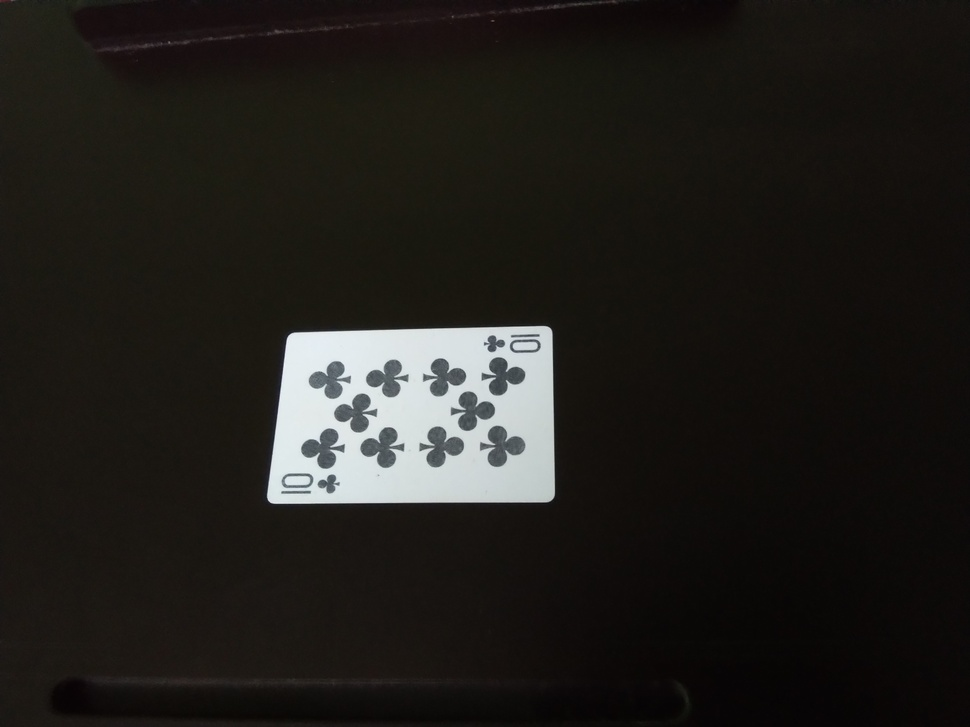
#> input picture 10C0.jpg, 970 x 727 px, shrunk from 4608 x 3456 before the run
$ python reproject.py 10C0.jpg
#> lines starting #> are read from the running program, lines starting #| are printed output that depends on the picture; after the words box and inside, x2 and y2 are one past the last pixel; in counts of white or black regions, pixels touching at a corner belong together
#> further down, img is the input picture: shape (727, 970, 3); mean B, G, R 27.2, 30.9, 33.1
### segment.py
import cv2 as cv
import numpy as np

def segment_cards(img, K = 3):
    # Define criteria = ( type, max_iter = 10 , epsilon = 1.0 )
#> called with K = 3
    criteria = (cv.TERM_CRITERIA_EPS + cv.TERM_CRITERIA_MAX_ITER, 10, 1.0)

    # Set flags (Just to avoid line break in the code)
    flags = cv.KMEANS_PP_CENTERS

    # Apply KMeans
    w, h, c = img.shape
#> w = 727; h = 970; c = 3
    img_flat = np.float32(img.reshape(w * h, c))
    _, labels, _ = cv.kmeans(img_flat, K, None, criteria, 10, flags)

    # Convert image to HSV
    img_hsv = cv.cvtColor(img, cv.COLOR_RGB2HSV).reshape((w * h, 3))
    scores = []
    for i in range(K):
        labels = labels.reshape(-1)
        mask = labels == i
        masked = img_hsv[mask]
        # Caculate "score" for each cluster as (1.0 - average saturation) + average luminance
        avg_sat = masked[:, 1].mean()
        avg_val = masked[:, 2].mean()
        scores.append((255.0 - avg_sat) + avg_val)
#> this loop made 3 passes
#> (avg_sat, avg_val) on passes 1 to 3: (84.28, 21.83), (11.1, 222.5), (29.12, 102)
#> after the loop, scores = [192.6, 466.4, 327.9]

    # Convert the shape of the labels to match the image and select the cluster with max score
    labels_mask = labels.reshape(img.shape[:2])
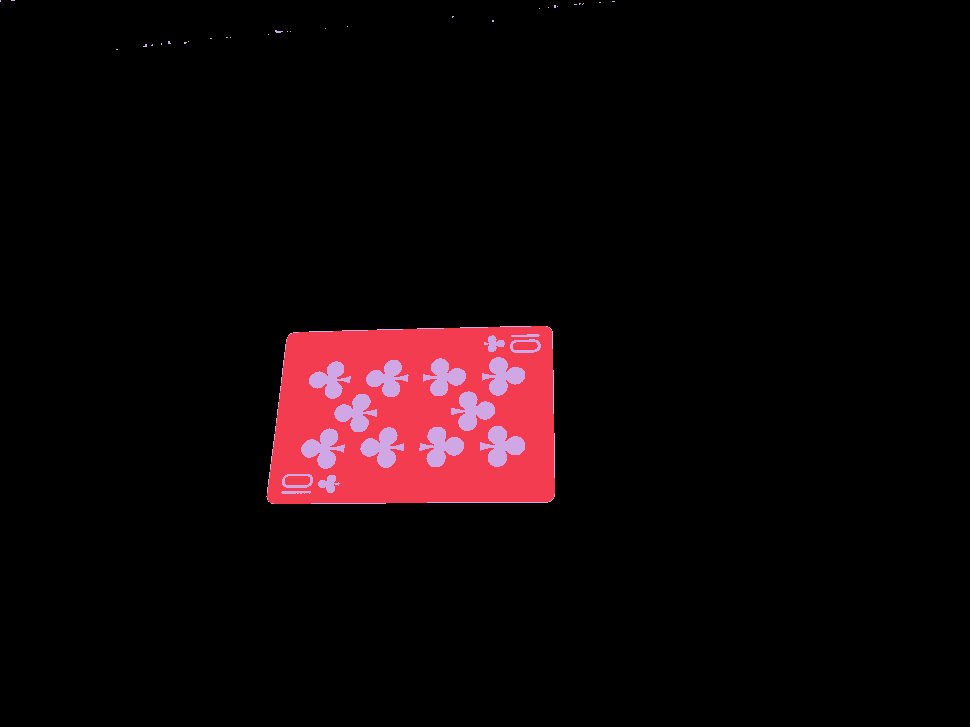
#> labels_mask: shape (727, 970) int32; 3 distinct labels, from 0 to 2; one colour per label, 0 black
    return img * (labels_mask == np.argmax(scores))[:, :, np.newaxis], labels_mask

# [12 lines that do not run on import are left out]

### reproject.py
import cv2 as cv
import numpy as np
import matplotlib.pyplot as plt

from segment import segment_cards


# https://github.com/PyImageSearch/imutils/blob/9f740a53bcc2ed7eba2558afed8b4c17fd8a1d4c/imutils/perspective.py#L9
def order_points(pts):
    # sort the points based on their x-coordinates
    xSorted = pts[np.argsort(pts[:, 0]), :]

    # grab the left-most and right-most points from the sorted
    # x-roodinate points
    leftMost = xSorted[:2, :]
    rightMost = xSorted[2:, :]

    # now, sort the left-most coordinates according to their
    # y-coordinates so we can grab the top-left and bottom-left
    # points, respectively
    leftMost = leftMost[np.argsort(leftMost[:, 1]), :]
    (tl, bl) = leftMost

    # now that we have the top-left coordinate, use it as an
    # anchor to calculate the Euclidean distance between the
    # top-left and right-most points; by the Pythagorean
    # theorem, the point with the largest distance will be
    # our bottom-right point

    D = np.linalg.norm(tl - rightMost, axis=1)
    (br, tr) = rightMost[np.argsort(D)[::-1], :]

    # return the coordinates in top-left, top-right,
    # bottom-right, and bottom-left order
    return np.array([tl, tr, br, bl], dtype="float32")


def get_width_height(pts):
    (tl, tr, br, bl) = pts

    # Finding the maximum width
    maxWidth = int(max(np.linalg.norm(br - bl), np.linalg.norm(tr - tl)))

    # Finding the maximum height.
    maxHeight = int(max(np.linalg.norm(tr - br), np.linalg.norm(tl - bl)))
    return maxWidth, maxHeight


def create_dest_points(width, height):
    # Final destination co-ordinates
    return np.array([[0, 0], [width, 0], [width, height], [0, height]], dtype=int)


def reproject_playing_card(img):
    segmented, _ = segment_cards(img)
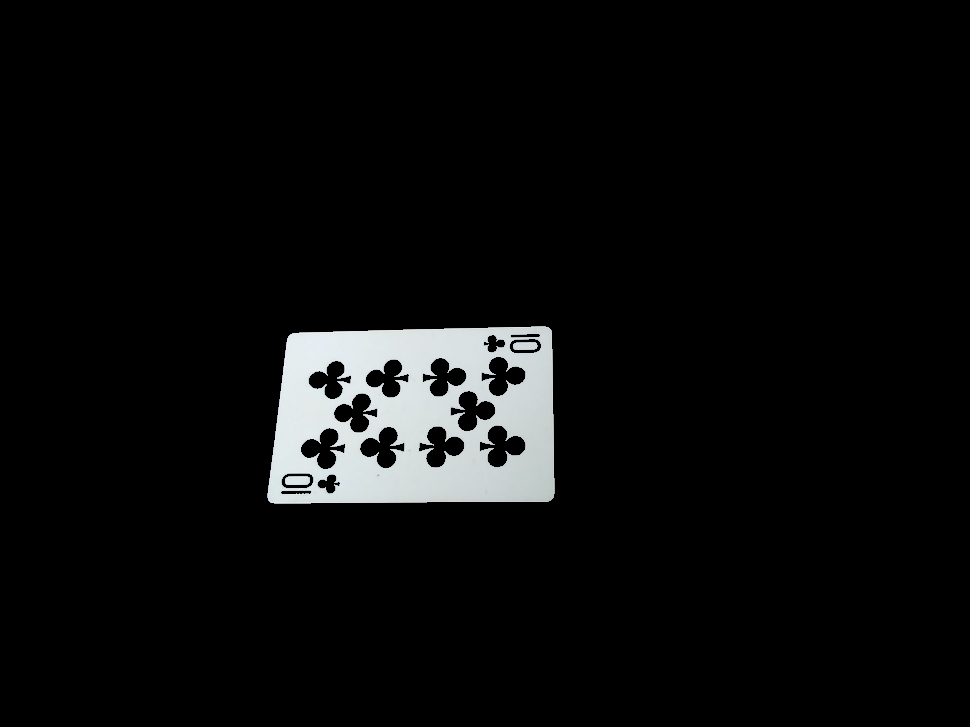
#> segmented: shape (727, 970, 3); mean B, G, R 11.9, 11.9, 11.4
    gray = cv.cvtColor(segmented, cv.COLOR_RGB2GRAY)

    kernel = np.ones((3, 3), np.uint8)
    closed = cv.morphologyEx(gray, cv.MORPH_CLOSE, kernel)
    opened = cv.morphologyEx(closed, cv.MORPH_OPEN, kernel)

    # Find countours in the image
    contours, _ = cv.findContours(opened, cv.RETR_EXTERNAL, cv.CHAIN_APPROX_SIMPLE)
#> contours = 1 contour; box (x1, y1, x2, y2) and area: (267, 326, 555, 504) 47424

    cards = []
    # Loop through the contours and try to turn them into boxes
    for c in contours:
        # Approximate contours to remove extra points
        epsilon = 0.02 * cv.arcLength(c, True)
        contour = cv.approxPolyDP(c, epsilon, True)
        # Probably a playing card if it has 4 corners
        if len(contour) == 4:
            cards.append(contour)
#> this loop made 1 pass
#> (epsilon, contour) on pass 1: (17.99, [[551, 330], [290, 334], [268, 500], [550, 500]])
#> after the loop, cards = [[[551, 330], [290, 334], [268, 500], [550, 500]]]
    if not cards:
        raise ValueError("Given image doesn't have any rectangular contours!")

    # Remove abnormally small contours as outliers
    areas = np.array([cv.contourArea(contour) for contour in cards])
#> areas = [45589]
    valid_areas = areas > areas.max() * 0.1
#> valid_areas = [True]
    cards = [contour for contour, valid in zip(cards, valid_areas) if valid]

    # Reproject the cards
    norm_cards = []
    for card in cards:
        card = order_points(card.reshape((4, 2)))
        width, height = get_width_height(card)
        # If card is landscape flip the width and height and rotate the dest points
        if width > height:
            width, height = height, width
            destination_corners = create_dest_points(width, height)
            destination_corners = np.roll(destination_corners, 1, axis=0)
        else:
            destination_corners = create_dest_points(width, height)

        # Getting the homography
        M = cv.getPerspectiveTransform(
            np.float32(card), np.float32(destination_corners)
        )
        # Perspective transform using homography
        norm_card = cv.warpPerspective(img, M, (width, height), flags=cv.INTER_CUBIC)
        norm_cards.append((card, norm_card))
#> this loop made 1 pass
#> (card, xSorted in order_points, D in order_points, maxWidth in get_width_height, maxHeight in get_width_height, width, height, destination_corners) on pass 1: ([[290, 334], [551, 330], [550, 500], [268, 500]], [[268, 500], [290, 334], [550, 500], [551, 330]], [308.5, 261], 282, 170, 170, 282, [[0, 282], [0, 0], [170, 0], [170, 282]])
#> pass 1, in reproject_playing_card, `norm_card = cv.warpPerspective(img, M, (width, height), flags=cv.INTER..`:
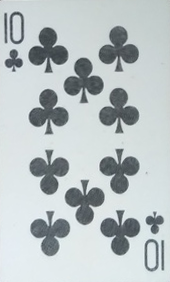
#> norm_card: shape (282, 170, 3); mean B, G, R 196.3, 194.6, 186.3
#> after the loop, norm_cards = 1 item
    return norm_cards


if __name__ == "__main__":
    import sys
    import math
    import matplotlib.pyplot as plt
    from mpl_toolkits.axes_grid1 import ImageGrid

    img = cv.imread(sys.argv[1])
    reprojecteds = reproject_playing_card(img)
#> reprojecteds = 1 item
    n = int(math.ceil(math.sqrt(len(reprojecteds))))
#> n = 1

    for rect, card in reprojecteds:
        thickness = round(0.004 * img.shape[0])
        cv.polylines(img, [rect.astype(np.int32)], True, (0, 255, 0), thickness)
#> this loop made 1 pass
#> (rect, thickness) on pass 1: ([[290, 334], [551, 330], [550, 500], [268, 500]], 3)
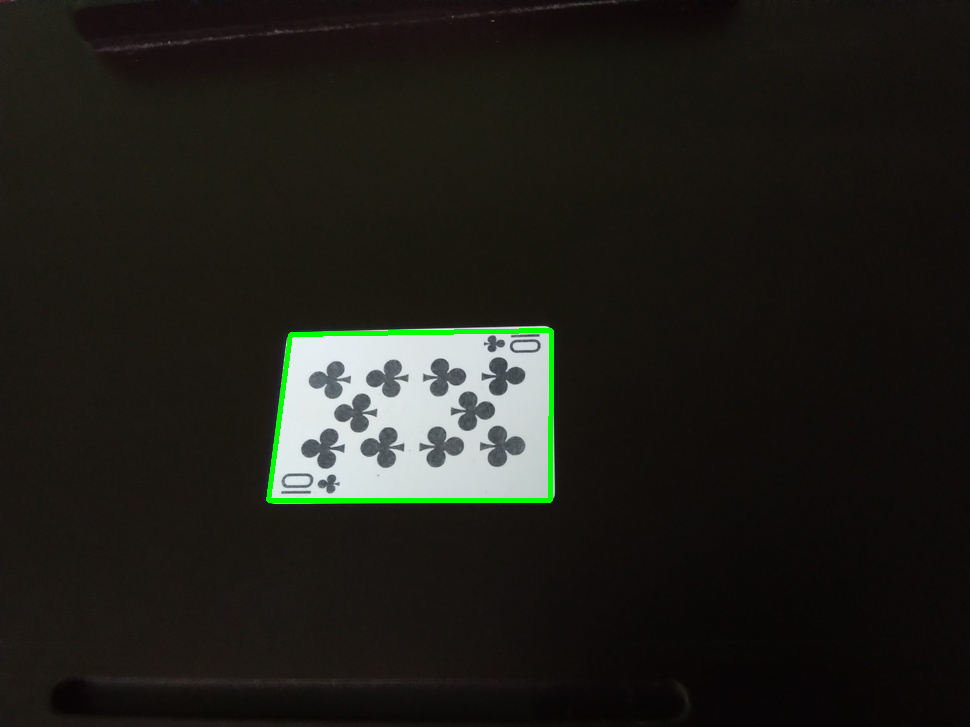
#> img: shape (727, 970, 3); 0.62% of pixels changed, all inside (x1, y1, x2, y2) = (266, 328, 554, 503)

    img = cv.cvtColor(img, cv.COLOR_BGR2RGB)
    plt.imshow(img)
    plt.savefig("rects.png")
    plt.show()

    fig = plt.figure()
    grid = ImageGrid(fig, 111, nrows_ncols=(n, n))

    for ax, (rect, im) in zip(grid, reprojecteds):
        im = cv.cvtColor(im, cv.COLOR_BGR2RGB)
        im = cv.resize(im, (600, int(600 * 1.4)))
        ax.imshow(im)
#> this loop made 1 pass
#> rect on pass 1: [[290, 334], [551, 330], [550, 500], [268, 500]]
#> pass 1, `im = cv.resize(im, (600, int(600 * 1.4)))`:
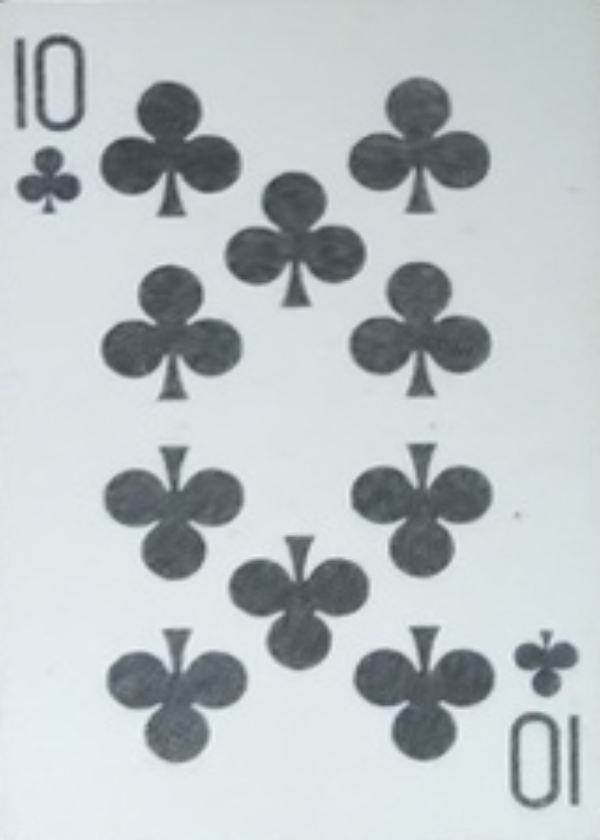
#> im: shape (840, 600, 3); mean R, G, B 186.2, 194.5, 196.3

    plt.savefig("reproject.png")
    plt.show()

    # [6 lines of commented-out code are left out]
